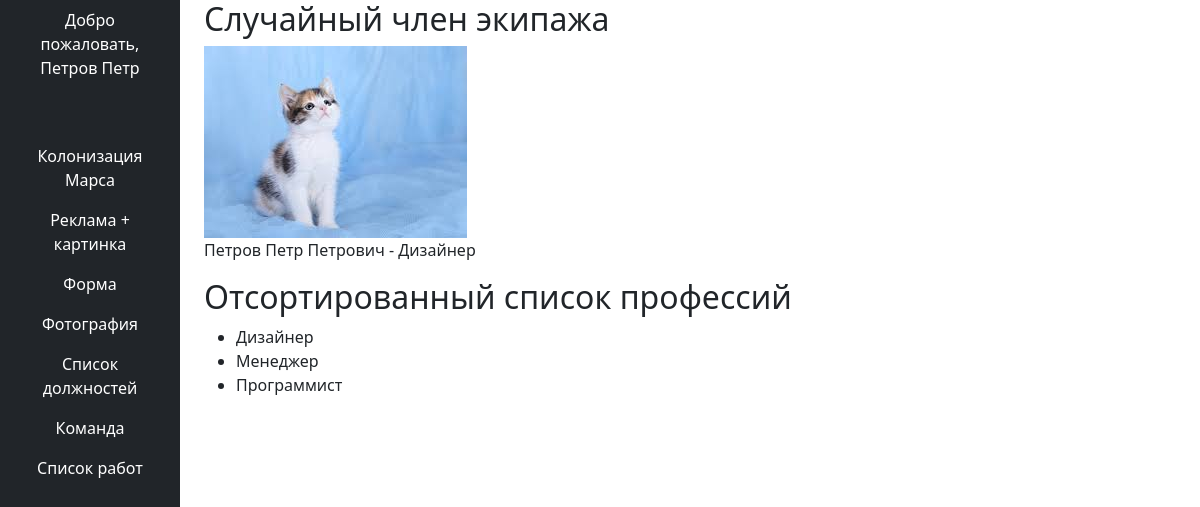
Page /member (signed in) on the committed database.
### users.py (models this page shows, shortened)
class User(db.Model, UserMixin):
    __tablename__ = 'user'
    id = db.Column(db.Integer, primary_key=True, autoincrement=True)
    surname = db.Column(db.String(50))
    name = db.Column(db.String(50))
    age = db.Column(db.Integer)
    position = db.Column(db.String(50))
    speciality = db.Column(db.String(50))
    address = db.Column(db.String(255))
    email = db.Column(db.String(120), unique=True, index=True, nullable=False)
    hashed_password = db.Column(db.String(128))
    modified_date = db.Column(db.DateTime, default=datetime.utcnow)
    jobs = db.relationship('Jobs', secondary=collaborators_table, back_populates='collaborators')
    departments = db.relationship('Department', secondary=members_table, back_populates='members')

### app.py (the view)
@app.route('/member')
@login_required
def member():
    return render_template('crew.html', title='Экипаж', company_name='Your Company', company_slogan='Best Company Ever!', crew=crew)

### app.py (called while the page is built)
@login_manager.user_loader
def load_user(user_id):
    return User.query.get(int(user_id))

### templates/crew.html (shortened to what this page needs)
{% extends "base.html" %}
{% block content %}
<section>
    <h2>Случайный член экипажа</h2>
    {% with random_member = crew|random %}
        <img src="{{ random_member.photo }}" alt="{{ random_member.name }}">
        <p>{{ random_member.name }} - {{ random_member.position }}</p>
    {% endwith %}
</section>
<section>
    <h2>Отсортированный список профессий</h2>
    <ul>
        {% for member in crew|sort(attribute='position') %}
            <li>{{ member.position }}</li>
        {% endfor %}
    </ul>
</section>
{% endblock %}

### templates/header.html
<nav class="h-100 bg-dark">
    <ul class="nav flex-column justify-content-center text-center">
        {% if current_user.is_authenticated %}
                    <li class="nav-item mb-5">
                        <a href="/logout" class="nav-link text-white">Добро пожаловать, {{ current_user.surname }} {{ current_user.name }}</a>
                    </li>
        {% endif %}
        <li class="nav-item">
            <a class="nav-link text-white" href="/Mars">Колонизация Марса</a>
        </li>
        <li class="nav-item">
            <a class="nav-link text-white" href="/image_promotion">Реклама + картинка</a>
        </li>
        <li class="nav-item">
            <a class="nav-link text-white" href="/form">Форма</a>
        </li>
        <li class="nav-item">
            <a class="nav-link text-white" href="/photo">Фотография</a>
        </li>
        <li class="nav-item">
            <a class="nav-link text-white" href="/list_prof/a">Список должностей</a>
        </li>
        <li class="nav-item">
            <a class="nav-link text-white" href="/member">Команда</a>
        </li>
        <li class="nav-item">
            <a class="nav-link text-white" href="/list_jobs">Список работ</a>
        </li>
    </ul>
</nav>

### rows in the picture
User: surname "Петров", name "Петр", position "Дизайнер"

### other values in the picture
{{ member.position }} "Дизайнер" "Менеджер" "Программист"
